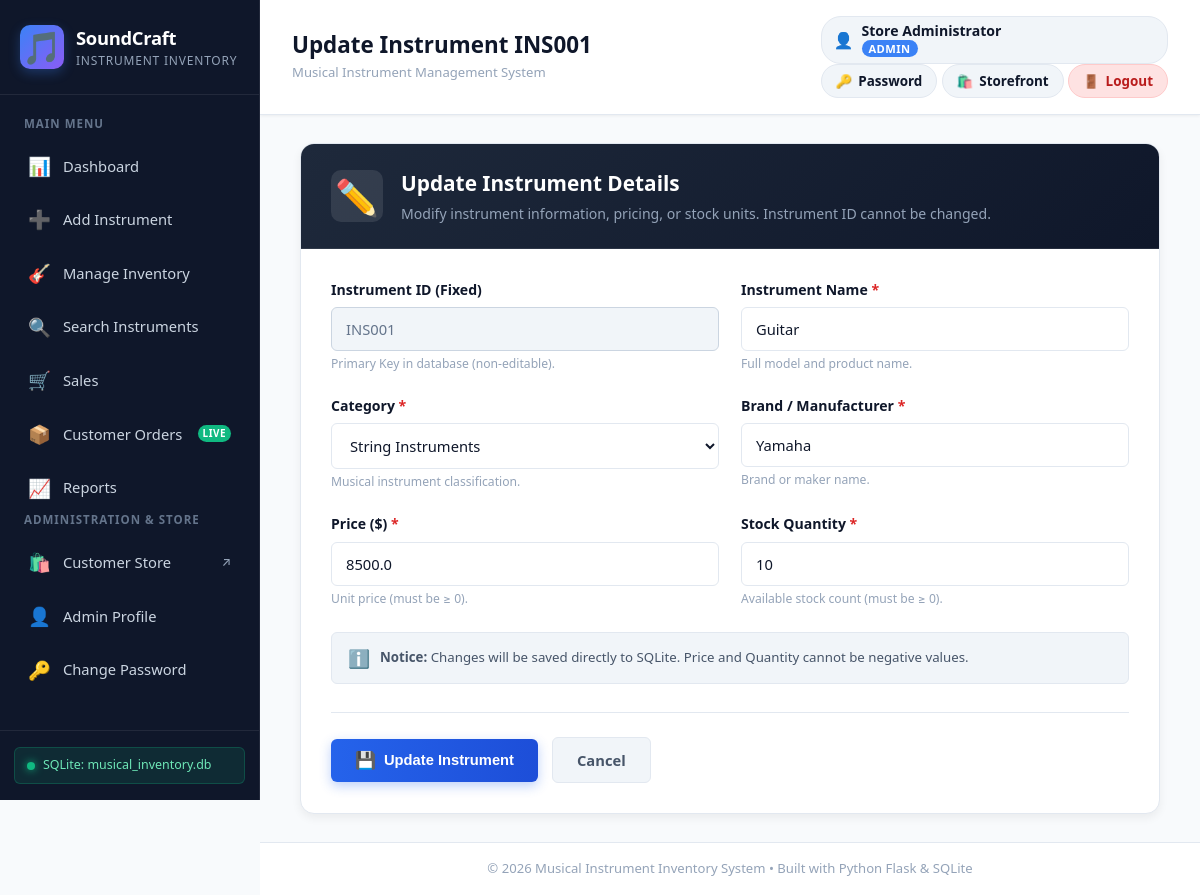
The app's page /update-instrument/INS001 (signed in) with its own data.
### tables this page shows
CREATE TABLE "instruments" (
                instrument_id TEXT PRIMARY KEY,
                name TEXT NOT NULL,
                category TEXT NOT NULL,
                brand TEXT NOT NULL,
                price REAL NOT NULL CHECK (price >= 0),
                quantity INTEGER NOT NULL CHECK (quantity >= 0)
            , image_url TEXT DEFAULT 'images/instruments/default_instrument.svg', description TEXT DEFAULT '', use_case TEXT DEFAULT '', specifications TEXT DEFAULT '');

### app.py (the view, shortened to what this page needs)
@app.route('/edit-instrument/<instrument_id>', methods=['GET', 'POST'])
@app.route('/update-instrument/<instrument_id>', methods=['GET', 'POST'])
@login_required
def edit_instrument(instrument_id):
    instrument = get_instrument_by_id(instrument_id)
    if not instrument:
        flash(f"Instrument #{instrument_id} does not exist in inventory.", "danger")
        return redirect(url_for('manage_inventory'))
    return render_template('update_instrument.html', instrument=instrument, categories=CATEGORIES)

### app.py (called while the page is built)
@app.context_processor
def inject_cart_info():
    cart = session.get('cart', {})
    cart_count = sum(cart.values()) if isinstance(cart, dict) else 0
    return dict(cart_count=cart_count)

def login_required(f):
    @wraps(f)
    def decorated_function(*args, **kwargs):
        if 'user_id' not in session:
            flash("Please log in as an administrator to access this page.", "warning")
            return redirect(url_for('login', next=request.path))
        if session.get('role') != 'Admin':
            flash("Access Denied: You do not have administrator permissions to access this page.", "danger")
            return redirect(url_for('customer_store'))
        return f(*args, **kwargs)
    return decorated_function

### database.py (called while the page is built)
def get_db_connection(db_path=DATABASE_PATH):
    conn = sqlite3.connect(db_path)
    conn.execute("PRAGMA foreign_keys = ON;")
    conn.row_factory = sqlite3.Row
    return conn

def close_db_connection(conn):
    if conn:
        conn.close()

def get_instrument_by_id(instrument_id, db_path=DATABASE_PATH):
    conn = get_db_connection(db_path)
    cursor = conn.cursor()
    try:
        cursor.execute("SELECT * FROM instruments WHERE instrument_id = ?;", (instrument_id,))
        return cursor.fetchone()
    finally:
        close_db_connection(conn)

### templates/update_instrument.html (shortened to what this page needs)
{% extends "base.html" %}
{% block page_title %}Update Instrument {% if instrument['instrument_id']|string|first in '0123456789' %}#{{ instrument['instrument_id'] }}{% else %}{{ instrument['instrument_id'] }}{% endif %}{% endblock %}
{% block content %}
<div class="form-container-wrapper">
    <div class="form-card">
        <div class="form-card-header">
            <div class="header-icon">✏️</div>
            <div>
                <h3>Update Instrument Details</h3>
                <p class="form-subtitle">Modify instrument information, pricing, or stock units. Instrument ID cannot be changed.</p>
            </div>
        </div>
        <form action="{{ url_for('edit_instrument', instrument_id=instrument['instrument_id']) }}" method="POST" class="instrument-form" novalidate>
            <div class="form-grid">
                <div class="form-group">
                    <label for="instrument_id_display" class="form-label">
                        Instrument ID (Fixed)
                    </label>
                    <input
                        type="text"
                        id="instrument_id_display"
                        class="form-control input-readonly"
                        value="{% if instrument['instrument_id']|string|first in '0123456789' %}#{{ instrument['instrument_id'] }}{% else %}{{ instrument['instrument_id'] }}{% endif %}"
                        readonly
                        disabled
                    >
                    <span class="form-hint">Primary Key in database (non-editable).</span>
                </div>
                <div class="form-group">
                    <label for="name" class="form-label">
                        Instrument Name <span class="required">*</span>
                    </label>
                    <input
                        type="text"
                        id="name"
                        name="name"
                        class="form-control"
                        placeholder="e.g., Fender Stratocaster"
                        value="{{ instrument['name'] }}"
                        required
                    >
                    <span class="form-hint">Full model and product name.</span>
                </div>
                <div class="form-group">
                    <label for="category" class="form-label">
                        Category <span class="required">*</span>
                    </label>
                    <select id="category" name="category" class="form-select" required>
                        {% for cat in categories %}
                        <option value="{{ cat }}" {% if instrument['category'] == cat %}selected{% endif %}>
                            {{ cat }}
                        </option>
                        {% endfor %}
                    </select>
                    <span class="form-hint">Musical instrument classification.</span>
                </div>
                <div class="form-group">
                    <label for="brand" class="form-label">
                        Brand / Manufacturer <span class="required">*</span>
                    </label>
                    <input
                        type="text"
                        id="brand"
                        name="brand"
                        class="form-control"
                        placeholder="e.g., Fender, Yamaha, Gibson, Roland"
                        value="{{ instrument['brand'] }}"
                        required
                    >
                    <span class="form-hint">Brand or maker name.</span>
                </div>
                <div class="form-group">
                    <label for="price" class="form-label">
                        Price ($) <span class="required">*</span>
                    </label>
                    <input
                        type="number"
                        step="0.01"
                        min="0"
                        id="price"
                        name="price"
                        class="form-control"
                        placeholder="e.g., 299.99"
                        value="{{ instrument['price'] }}"
                        required
                    >
                    <span class="form-hint">Unit price (must be &ge; 0).</span>
                </div>
                <div class="form-group">
                    <label for="quantity" class="form-label">
                        Stock Quantity <span class="required">*</span>
                    </label>
                    <input
                        type="number"
                        min="0"
                        id="quantity"
                        name="quantity"
                        class="form-control"
                        placeholder="e.g., 15"
                        value="{{ instrument['quantity'] }}"
                        required
                    >
                    <span class="form-hint">Available stock count (must be &ge; 0).</span>
                </div>
            </div>
            <div class="validation-note">
                <span class="note-icon">ℹ️</span>
                <span><strong>Notice:</strong> Changes will be saved directly to SQLite. Price and Quantity cannot be negative values.</span>
            </div>
            <div class="form-actions">
                <button type="submit" class="btn btn-primary">
                    <span class="btn-icon">💾</span> Update Instrument
                </button>
                <a href="{{ url_for('manage_inventory') }}" class="btn btn-secondary">
                    Cancel
                </a>
            </div>
        </form>
    </div>
</div>
{% endblock %}

### records on screen
instruments: instrument_id "INS001", name "Guitar", category "String Instruments", brand "Yamaha", price "8500.0", quantity "10"

### other values on screen
{{ session.get('full_name') or session.get('username', 'Admin') }} "Store Administrator"
{{ session.get('role', 'Admin') }} "ADMIN"
